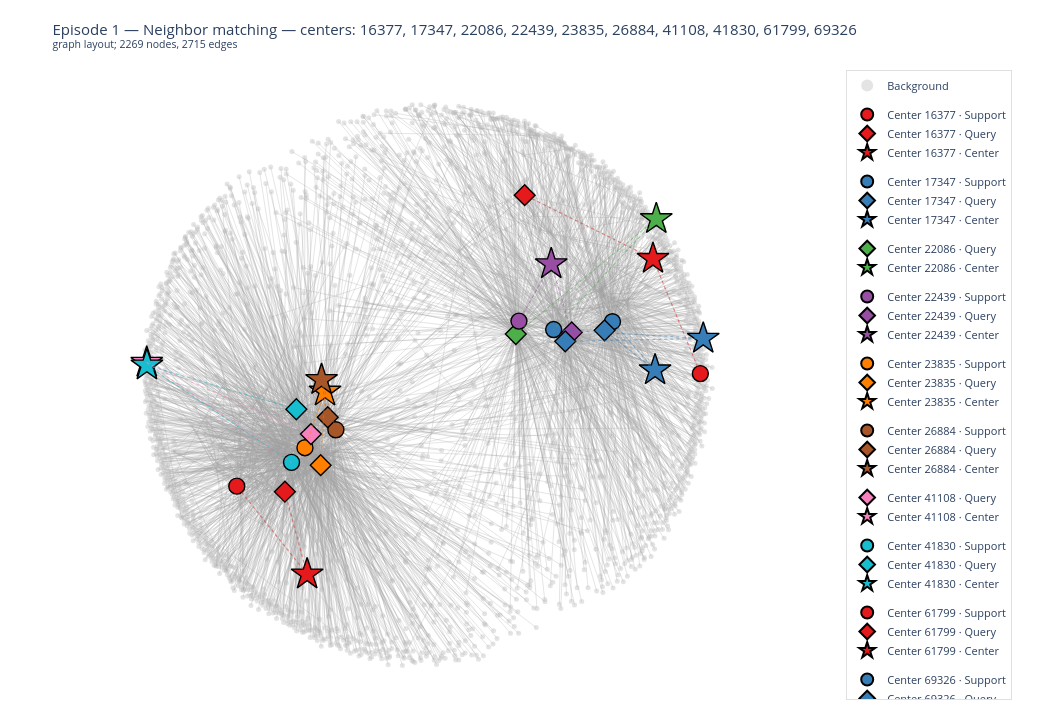

Write notebook code for a chart like this one.
### Code cell
TASK         = "neighbor_matching"   # "classification"  or  "neighbor_matching"
N_EPISODES   = 1      # number of episodes to visualize
N_WAY        = 10      # classes per episode
N_SHOT       = 1      # support nodes per class
N_QUERY      = 1      # query nodes per class


# ── Run ──────────────────────────────────────────────────────────────────────
for ep_idx in range(N_EPISODES):
    if TASK == "neighbor_matching":
        episode = sample_episode_nm(N_WAY, N_SHOT, N_QUERY)
    else:
        episode = sample_episode(N_WAY, N_SHOT, N_QUERY)
    fig = visualize_episode(episode, ep_idx, task=TASK, k=1)
    fig.show()

### Figure 1 — Plotly figure (JSON) as saved in the notebook; plotly's stock layout.template omitted (floating-point values rounded to 4 significant figures; data arrays with more than 128 entries replaced by an {"elided": "..."} marker saying what was removed)
{"data": [{"hoverinfo": "none", "line": {"color": "rgba(160,160,160,0.35)", "width": 0.8}, "mode": "lines", "showlegend": false, "type": "scatter", "x": {"elided": "8145 float values"}, "y": {"elided": "8145 float values"}}, {"hovertemplate": "%{text}<extra></extra>", "legendgroup": "background", "marker": {"color": "rgba(180,180,180,0.45)", "line": {"width": 0}, "size": 5}, "mode": "markers", "name": "Background", "opacity": 0.8, "text": {"elided": "2241 str values"}, "type": "scatter", "x": {"elided": "2241 float values"}, "y": {"elided": "2241 float values"}}, {"hovertemplate": "%{text}<extra></extra>", "legendgroup": "class_16377", "marker": {"color": "#e41a1c", "line": {"color": "black", "width": 1.4}, "size": 16, "symbol": "circle"}, "mode": "markers", "name": "Center 16377 · Support", "text": ["<b>Support – Center 16377</b><br>Node id: 3486<br>Label: <b>Center 16377</b><br>──────────────────────<br>init_followers_count: 0.5696<br>final_followers_count: 0.5377<br>n_posts: 1.803<br>n_days_active: 1.69<br>n_original_posts: 2.394<br>verified: -0.2548<br>emb_0: 0.05456<br>emb_1: -0.0535<br>emb_2: -0.002315"], "type": "scatter", "x": [-0.6493], "y": [-0.3543]}, {"hovertemplate": "%{text}<extra></extra>", "legendgroup": "class_16377", "marker": {"color": "#e41a1c", "line": {"color": "black", "width": 1.4}, "size": 16, "symbol": "diamond"}, "mode": "markers", "name": "Center 16377 · Query", "text": ["<b>Query – Center 16377</b><br>Node id: 1454<br>Label: <b>Center 16377</b><br>──────────────────────<br>init_followers_count: 1.499<br>final_followers_count: 1.614<br>n_posts: 1.968<br>n_days_active: 1.928<br>n_original_posts: 1.579<br>verified: -0.2548<br>emb_0: -0.03941<br>emb_1: -0.04305<br>emb_2: 0.01206"], "type": "scatter", "x": [-0.4824], "y": [-0.3737]}, {"hovertemplate": "%{text}<extra></extra>", "legendgroup": "class_16377", "marker": {"color": "#e41a1c", "line": {"color": "black", "width": 1.4}, "size": 24, "symbol": "star"}, "mode": "markers", "name": "Center 16377 · Center", "text": ["<b>Center – Center 16377</b><br>Node id: 16377<br>Label: <b>Center 16377</b><br>──────────────────────<br>init_followers_count: 1.017<br>final_followers_count: 0.9962<br>n_posts: 0.1402<br>n_days_active: 0.02625<br>n_original_posts: -1.076<br>verified: -0.2548<br>emb_0: -0.12<br>emb_1: -0.09845<br>emb_2: 0.00615"], "type": "scatter", "x": [-0.4052], "y": [-0.66]}, {"hovertemplate": "%{text}<extra></extra>", "legendgroup": "class_17347", "marker": {"color": "#377eb8", "line": {"color": "black", "width": 1.4}, "size": 16, "symbol": "circle"}, "mode": "markers", "name": "Center 17347 · Support", "text": ["<b>Support – Center 17347</b><br>Node id: 198<br>Label: <b>Center 17347</b><br>──────────────────────<br>init_followers_count: 2.765<br>final_followers_count: 3.015<br>n_posts: 2.129<br>n_days_active: 2.4<br>n_original_posts: 3.838<br>verified: 3.925<br>emb_0: -0.00725<br>emb_1: -0.0655<br>emb_2: 0.003711"], "type": "scatter", "x": [0.6538], "y": [0.2161]}, {"hovertemplate": "%{text}<extra></extra>", "legendgroup": "class_17347", "marker": {"color": "#377eb8", "line": {"color": "black", "width": 1.4}, "size": 16, "symbol": "diamond"}, "mode": "markers", "name": "Center 17347 · Query", "text": ["<b>Query – Center 17347</b><br>Node id: 196<br>Label: <b>Center 17347</b><br>──────────────────────<br>init_followers_count: 3.41<br>final_followers_count: 3.698<br>n_posts: 2.72<br>n_days_active: 2.864<br>n_original_posts: 4.264<br>verified: 3.925<br>emb_0: 0.01599<br>emb_1: 0.03084<br>emb_2: 0.05541"], "type": "scatter", "x": [0.6265], "y": [0.186]}, {"hovertemplate": "%{text}<extra></extra>", "legendgroup": "class_17347", "marker": {"color": "#377eb8", "line": {"color": "black", "width": 1.4}, "size": 24, "symbol": "star"}, "mode": "markers", "name": "Center 17347 · Center", "text": ["<b>Center – Center 17347</b><br>Node id: 17347<br>Label: <b>Center 17347</b><br>──────────────────────<br>init_followers_count: 0.1871<br>final_followers_count: 0.02143<br>n_posts: -0.08021<br>n_days_active: 0.08824<br>n_original_posts: 0.1682<br>verified: -0.2548<br>emb_0: 0.01227<br>emb_1: -0.02918<br>emb_2: -0.08175"], "type": "scatter", "x": [0.8015], "y": [0.04802]}, {"hovertemplate": "%{text}<extra></extra>", "legendgroup": "class_22086", "marker": {"color": "#4daf4a", "line": {"color": "black", "width": 1.4}, "size": 16, "symbol": "diamond"}, "mode": "markers", "name": "Center 22086 · Query", "text": ["<b>Query – Center 22086</b><br>Node id: 155<br>Label: <b>Center 22086</b><br>──────────────────────<br>init_followers_count: 3.635<br>final_followers_count: 3.988<br>n_posts: 0.8692<br>n_days_active: 1.116<br>n_original_posts: 1.018<br>verified: 3.925<br>emb_0: -0.06656<br>emb_1: -0.07947<br>emb_2: 0.05108"], "type": "scatter", "x": [0.3184], "y": [0.1733]}, {"hovertemplate": "%{text}<extra></extra>", "legendgroup": "class_22086", "marker": {"color": "#4daf4a", "line": {"color": "black", "width": 1.4}, "size": 24, "symbol": "star"}, "mode": "markers", "name": "Center 22086 · Center", "text": ["<b>Center – Center 22086</b><br>Node id: 22086<br>Label: <b>Center 22086</b><br>──────────────────────<br>init_followers_count: 0.2576<br>final_followers_count: 0.2597<br>n_posts: 1.064<br>n_days_active: 1.309<br>n_original_posts: 0.9069<br>verified: -0.2548<br>emb_0: 0.004223<br>emb_1: -0.02854<br>emb_2: -0.005758"], "type": "scatter", "x": [0.8058], "y": [0.5725]}, {"hovertemplate": "%{text}<extra></extra>", "legendgroup": "class_22439", "marker": {"color": "#984ea3", "line": {"color": "black", "width": 1.4}, "size": 16, "symbol": "circle"}, "mode": "markers", "name": "Center 22439 · Support", "text": ["<b>Support – Center 22439</b><br>Node id: 133<br>Label: <b>Center 22439</b><br>──────────────────────<br>init_followers_count: 3.884<br>final_followers_count: 4.288<br>n_posts: -1.266<br>n_days_active: -1.265<br>n_original_posts: 0.9642<br>verified: 3.925<br>emb_0: 0.002289<br>emb_1: -0.009275<br>emb_2: -0.0018"], "type": "scatter", "x": [0.3294], "y": [0.2181]}, {"hovertemplate": "%{text}<extra></extra>", "legendgroup": "class_22439", "marker": {"color": "#984ea3", "line": {"color": "black", "width": 1.4}, "size": 16, "symbol": "diamond"}, "mode": "markers", "name": "Center 22439 · Query", "text": ["<b>Query – Center 22439</b><br>Node id: 13<br>Label: <b>Center 22439</b><br>──────────────────────<br>init_followers_count: 4.506<br>final_followers_count: 4.945<br>n_posts: 2.85<br>n_days_active: 3.078<br>n_original_posts: 4.336<br>verified: 3.925<br>emb_0: -0.0597<br>emb_1: -0.007432<br>emb_2: -0.03006"], "type": "scatter", "x": [0.5125], "y": [0.179]}, {"hovertemplate": "%{text}<extra></extra>", "legendgroup": "class_22439", "marker": {"color": "#984ea3", "line": {"color": "black", "width": 1.4}, "size": 24, "symbol": "star"}, "mode": "markers", "name": "Center 22439 · Center", "text": ["<b>Center – Center 22439</b><br>Node id: 22439<br>Label: <b>Center 22439</b><br>──────────────────────<br>init_followers_count: 0.5957<br>final_followers_count: 0.774<br>n_posts: 1.484<br>n_days_active: 1.424<br>n_original_posts: -0.2267<br>verified: -0.2548<br>emb_0: -0.03427<br>emb_1: 0.02672<br>emb_2: 0.1188"], "type": "scatter", "x": [0.4414], "y": [0.4161]}, {"hovertemplate": "%{text}<extra></extra>", "legendgroup": "class_23835", "marker": {"color": "#ff7f00", "line": {"color": "black", "width": 1.4}, "size": 16, "symbol": "circle"}, "mode": "markers", "name": "Center 23835 · Support", "text": ["<b>Support – Center 23835</b><br>Node id: 51<br>Label: <b>Center 23835</b><br>──────────────────────<br>init_followers_count: 5.016<br>final_followers_count: 5.584<br>n_posts: 0.5153<br>n_days_active: 0.7423<br>n_original_posts: 2.368<br>verified: 3.925<br>emb_0: 0.02863<br>emb_1: -0.02424<br>emb_2: 0.04076"], "type": "scatter", "x": [-0.4128], "y": [-0.221]}, {"hovertemplate": "%{text}<extra></extra>", "legendgroup": "class_23835", "marker": {"color": "#ff7f00", "line": {"color": "black", "width": 1.4}, "size": 16, "symbol": "diamond"}, "mode": "markers", "name": "Center 23835 · Query", "text": ["<b>Query – Center 23835</b><br>Node id: 156<br>Label: <b>Center 23835</b><br>──────────────────────<br>init_followers_count: 3.325<br>final_followers_count: 3.617<br>n_posts: -1.145<br>n_days_active: -1.122<br>n_original_posts: 1.348<br>verified: 3.925<br>emb_0: 0.04455<br>emb_1: -0.1571<br>emb_2: 0.01826"], "type": "scatter", "x": [-0.3584], "y": [-0.2816]}, {"hovertemplate": "%{text}<extra></extra>", "legendgroup": "class_23835", "marker": {"color": "#ff7f00", "line": {"color": "black", "width": 1.4}, "size": 24, "symbol": "star"}, "mode": "markers", "name": "Center 23835 · Center", "text": ["<b>Center – Center 23835</b><br>Node id: 23835<br>Label: <b>Center 23835</b><br>──────────────────────<br>init_followers_count: -0.08952<br>final_followers_count: -0.3109<br>n_posts: -0.3837<br>n_days_active: -0.2428<br>n_original_posts: 0.3092<br>verified: -0.2548<br>emb_0: 0.02377<br>emb_1: -0.1076<br>emb_2: 0.07292"], "type": "scatter", "x": [-0.3433], "y": [-0.02558]}, {"hovertemplate": "%{text}<extra></extra>", "legendgroup": "class_26884", "marker": {"color": "#a65628", "line": {"color": "black", "width": 1.4}, "size": 16, "symbol": "circle"}, "mode": "markers", "name": "Center 26884 · Support", "text": ["<b>Support – Center 26884</b><br>Node id: 92<br>Label: <b>Center 26884</b><br>──────────────────────<br>init_followers_count: 2.266<br>final_followers_count: 3.218<br>n_posts: 1.076<br>n_days_active: 1.278<br>n_original_posts: 2.428<br>verified: 3.925<br>emb_0: -0.03059<br>emb_1: -0.02016<br>emb_2: 0.06053"], "type": "scatter", "x": [-0.3056], "y": [-0.1588]}, {"hovertemplate": "%{text}<extra></extra>", "legendgroup": "class_26884", "marker": {"color": "#a65628", "line": {"color": "black", "width": 1.4}, "size": 16, "symbol": "diamond"}, "mode": "markers", "name": "Center 26884 · Query", "text": ["<b>Query – Center 26884</b><br>Node id: 750<br>Label: <b>Center 26884</b><br>──────────────────────<br>init_followers_count: 2.534<br>final_followers_count: 2.81<br>n_posts: -0.3271<br>n_days_active: -0.2841<br>n_original_posts: 0.6227<br>verified: 3.925<br>emb_0: -0.04125<br>emb_1: -0.04495<br>emb_2: 0.04525"], "type": "scatter", "x": [-0.3338], "y": [-0.1153]}, {"hovertemplate": "%{text}<extra></extra>", "legendgroup": "class_26884", "marker": {"color": "#a65628", "line": {"color": "black", "width": 1.4}, "size": 24, "symbol": "star"}, "mode": "markers", "name": "Center 26884 · Center", "text": ["<b>Center – Center 26884</b><br>Node id: 26884<br>Label: <b>Center 26884</b><br>──────────────────────<br>init_followers_count: -0.6689<br>final_followers_count: -0.8332<br>n_posts: 1.141<br>n_days_active: 1.175<br>n_original_posts: 0.5316<br>verified: -0.2548<br>emb_0: 0.07079<br>emb_1: -0.09001<br>emb_2: -0.06258"], "type": "scatter", "x": [-0.3554], "y": [0.0145]}, {"hovertemplate": "%{text}<extra></extra>", "legendgroup": "class_41108", "marker": {"color": "#f781bf", "line": {"color": "black", "width": 1.4}, "size": 16, "symbol": "diamond"}, "mode": "markers", "name": "Center 41108 · Query", "text": ["<b>Query – Center 41108</b><br>Node id: 72<br>Label: <b>Center 41108</b><br>──────────────────────<br>init_followers_count: 3.21<br>final_followers_count: 3.51<br>n_posts: 2.569<br>n_days_active: 2.566<br>n_original_posts: 4.092<br>verified: 3.925<br>emb_0: 0.01643<br>emb_1: -0.01779<br>emb_2: 0.02611"], "type": "scatter", "x": [-0.3923], "y": [-0.1738]}, {"hovertemplate": "%{text}<extra></extra>", "legendgroup": "class_41108", "marker": {"color": "#f781bf", "line": {"color": "black", "width": 1.4}, "size": 24, "symbol": "star"}, "mode": "markers", "name": "Center 41108 · Center", "text": ["<b>Center – Center 41108</b><br>Node id: 41108<br>Label: <b>Center 41108</b><br>──────────────────────<br>init_followers_count: 0.1939<br>final_followers_count: 0.1622<br>n_posts: -0.341<br>n_days_active: -0.2632<br>n_original_posts: -1.076<br>verified: -0.2548<br>emb_0: -0.02735<br>emb_1: -0.06312<br>emb_2: -0.01315"], "type": "scatter", "x": [-0.9616], "y": [0.0743]}, {"hovertemplate": "%{text}<extra></extra>", "legendgroup": "class_41830", "marker": {"color": "#17becf", "line": {"color": "black", "width": 1.4}, "size": 16, "symbol": "circle"}, "mode": "markers", "name": "Center 41830 · Support", "text": ["<b>Support – Center 41830</b><br>Node id: 1<br>Label: <b>Center 41830</b><br>──────────────────────<br>init_followers_count: 5.649<br>final_followers_count: 6.283<br>n_posts: 0.3396<br>n_days_active: 0.3669<br>n_original_posts: 1.756<br>verified: 3.925<br>emb_0: -0.05139<br>emb_1: 0.007589<br>emb_2: 0.03909"], "type": "scatter", "x": [-0.4595], "y": [-0.2718]}, {"hovertemplate": "%{text}<extra></extra>", "legendgroup": "class_41830", "marker": {"color": "#17becf", "line": {"color": "black", "width": 1.4}, "size": 16, "symbol": "diamond"}, "mode": "markers", "name": "Center 41830 · Query", "text": ["<b>Query – Center 41830</b><br>Node id: 76<br>Label: <b>Center 41830</b><br>──────────────────────<br>init_followers_count: 2.65<br>final_followers_count: 2.987<br>n_posts: -0.2731<br>n_days_active: -0.4421<br>n_original_posts: 1.5<br>verified: -0.2548<br>emb_0: -0.03894<br>emb_1: -0.05647<br>emb_2: -0.0492"], "type": "scatter", "x": [-0.4428], "y": [-0.08762]}, {"hovertemplate": "%{text}<extra></extra>", "legendgroup": "class_41830", "marker": {"color": "#17becf", "line": {"color": "black", "width": 1.4}, "size": 24, "symbol": "star"}, "mode": "markers", "name": "Center 41830 · Center", "text": ["<b>Center – Center 41830</b><br>Node id: 41830<br>Label: <b>Center 41830</b><br>──────────────────────<br>init_followers_count: 0.7299<br>final_followers_count: 0.6241<br>n_posts: -0.2343<br>n_days_active: -0.2841<br>n_original_posts: -1.076<br>verified: -0.2548<br>emb_0: -0.002921<br>emb_1: -0.07798<br>emb_2: 0.06713"], "type": "scatter", "x": [-0.9611], "y": [0.0647]}, {"hovertemplate": "%{text}<extra></extra>", "legendgroup": "class_61799", "marker": {"color": "#e41a1c", "line": {"color": "black", "width": 1.4}, "size": 16, "symbol": "circle"}, "mode": "markers", "name": "Center 61799 · Support", "text": ["<b>Support – Center 61799</b><br>Node id: 45285<br>Label: <b>Center 61799</b><br>──────────────────────<br>init_followers_count: 0.1054<br>final_followers_count: -0.002413<br>n_posts: -1.366<br>n_days_active: -1.489<br>n_original_posts: -0.2267<br>verified: -0.2548<br>emb_0: 0.02589<br>emb_1: -0.002857<br>emb_2: -0.1062"], "type": "scatter", "x": [0.9586], "y": [0.03611]}, {"hovertemplate": "%{text}<extra></extra>", "legendgroup": "class_61799", "marker": {"color": "#e41a1c", "line": {"color": "black", "width": 1.4}, "size": 16, "symbol": "diamond"}, "mode": "markers", "name": "Center 61799 · Query", "text": ["<b>Query – Center 61799</b><br>Node id: 4567<br>Label: <b>Center 61799</b><br>──────────────────────<br>init_followers_count: 1.549<br>final_followers_count: 2.757<br>n_posts: -0.9359<br>n_days_active: -0.9959<br>n_original_posts: 1.2<br>verified: 3.925<br>emb_0: -0.009834<br>emb_1: 0.02822<br>emb_2: 0.03753"], "type": "scatter", "x": [0.3493], "y": [0.655]}, {"hovertemplate": "%{text}<extra></extra>", "legendgroup": "class_61799", "marker": {"color": "#e41a1c", "line": {"color": "black", "width": 1.4}, "size": 24, "symbol": "star"}, "mode": "markers", "name": "Center 61799 · Center", "text": ["<b>Center – Center 61799</b><br>Node id: 61799<br>Label: <b>Center 61799</b><br>──────────────────────<br>init_followers_count: 0.2014<br>final_followers_count: 0.4293<br>n_posts: -0.96<br>n_days_active: -0.9567<br>n_original_posts: 0.1682<br>verified: 3.925<br>emb_0: -0.001876<br>emb_1: 0.02046<br>emb_2: 0.04815"], "type": "scatter", "x": [0.7944], "y": [0.4347]}, {"hovertemplate": "%{text}<extra></extra>", "legendgroup": "class_69326", "marker": {"color": "#377eb8", "line": {"color": "black", "width": 1.4}, "size": 16, "symbol": "circle"}, "mode": "markers", "name": "Center 69326 · Support", "text": ["<b>Support – Center 69326</b><br>Node id: 10<br>Label: <b>Center 69326</b><br>──────────────────────<br>init_followers_count: 3.46<br>final_followers_count: 4.299<br>n_posts: 0.3622<br>n_days_active: 0.5703<br>n_original_posts: 2.663<br>verified: 3.925<br>emb_0: -0.01873<br>emb_1: 0.02511<br>emb_2: -0.03639"], "type": "scatter", "x": [0.4498], "y": [0.1888]}, {"hovertemplate": "%{text}<extra></extra>", "legendgroup": "class_69326", "marker": {"color": "#377eb8", "line": {"color": "black", "width": 1.4}, "size": 16, "symbol": "diamond"}, "mode": "markers", "name": "Center 69326 · Query", "text": ["<b>Query – Center 69326</b><br>Node id: 60<br>Label: <b>Center 69326</b><br>──────────────────────<br>init_followers_count: 4.093<br>final_followers_count: 4.527<br>n_posts: 2.257<br>n_days_active: 2.554<br>n_original_posts: 4.086<br>verified: 3.925<br>emb_0: 0.02584<br>emb_1: -0.04496<br>emb_2: 0.03422"], "type": "scatter", "x": [0.4901], "y": [0.1479]}, {"hovertemplate": "%{text}<extra></extra>", "legendgroup": "class_69326", "marker": {"color": "#377eb8", "line": {"color": "black", "width": 1.4}, "size": 24, "symbol": "star"}, "mode": "markers", "name": "Center 69326 · Center", "text": ["<b>Center – Center 69326</b><br>Node id: 69326<br>Label: <b>Center 69326</b><br>──────────────────────<br>init_followers_count: -1.134<br>final_followers_count: -1.29<br>n_posts: 0.9861<br>n_days_active: 0.6551<br>n_original_posts: -1.076<br>verified: -0.2548<br>emb_0: -0.06507<br>emb_1: -0.007991<br>emb_2: 0.04034"], "type": "scatter", "x": [0.9687], "y": [0.1577]}, {"hoverinfo": "none", "line": {"color": "#4daf4a", "dash": "dot", "width": 1.2}, "mode": "lines", "opacity": 0.45, "showlegend": false, "type": "scatter", "x": [0.8058, 0.4498], "y": [0.5725, 0.1888]}, {"hoverinfo": "none", "line": {"color": "#4daf4a", "dash": "dot", "width": 1.2}, "mode": "lines", "opacity": 0.45, "showlegend": false, "type": "scatter", "x": [0.8058, 0.3184], "y": [0.5725, 0.1733]}, {"hoverinfo": "none", "line": {"color": "#a65628", "dash": "dot", "width": 1.2}, "mode": "lines", "opacity": 0.45, "showlegend": false, "type": "scatter", "x": [-0.3554, -0.3056], "y": [0.0145, -0.1588]}, {"hoverinfo": "none", "line": {"color": "#a65628", "dash": "dot", "width": 1.2}, "mode": "lines", "opacity": 0.45, "showlegend": false, "type": "scatter", "x": [-0.3554, -0.3338], "y": [0.0145, -0.1153]}, {"hoverinfo": "none", "line": {"color": "#e41a1c", "dash": "dot", "width": 1.2}, "mode": "lines", "opacity": 0.45, "showlegend": false, "type": "scatter", "x": [-0.4052, -0.6493], "y": [-0.66, -0.3543]}, {"hoverinfo": "none", "line": {"color": "#e41a1c", "dash": "dot", "width": 1.2}, "mode": "lines", "opacity": 0.45, "showlegend": false, "type": "scatter", "x": [-0.4052, -0.4824], "y": [-0.66, -0.3737]}, {"hoverinfo": "none", "line": {"color": "#f781bf", "dash": "dot", "width": 1.2}, "mode": "lines", "opacity": 0.45, "showlegend": false, "type": "scatter", "x": [-0.9616, -0.4595], "y": [0.0743, -0.2718]}, {"hoverinfo": "none", "line": {"color": "#f781bf", "dash": "dot", "width": 1.2}, "mode": "lines", "opacity": 0.45, "showlegend": false, "type": "scatter", "x": [-0.9616, -0.3923], "y": [0.0743, -0.1738]}, {"hoverinfo": "none", "line": {"color": "#ff7f00", "dash": "dot", "width": 1.2}, "mode": "lines", "opacity": 0.45, "showlegend": false, "type": "scatter", "x": [-0.3433, -0.4128], "y": [-0.02558, -0.221]}, {"hoverinfo": "none", "line": {"color": "#ff7f00", "dash": "dot", "width": 1.2}, "mode": "lines", "opacity": 0.45, "showlegend": false, "type": "scatter", "x": [-0.3433, -0.3584], "y": [-0.02558, -0.2816]}, {"hoverinfo": "none", "line": {"color": "#e41a1c", "dash": "dot", "width": 1.2}, "mode": "lines", "opacity": 0.45, "showlegend": false, "type": "scatter", "x": [0.7944, 0.9586], "y": [0.4347, 0.03611]}, {"hoverinfo": "none", "line": {"color": "#e41a1c", "dash": "dot", "width": 1.2}, "mode": "lines", "opacity": 0.45, "showlegend": false, "type": "scatter", "x": [0.7944, 0.3493], "y": [0.4347, 0.655]}, {"hoverinfo": "none", "line": {"color": "#17becf", "dash": "dot", "width": 1.2}, "mode": "lines", "opacity": 0.45, "showlegend": false, "type": "scatter", "x": [-0.9611, -0.4595], "y": [0.0647, -0.2718]}, {"hoverinfo": "none", "line": {"color": "#17becf", "dash": "dot", "width": 1.2}, "mode": "lines", "opacity": 0.45, "showlegend": false, "type": "scatter", "x": [-0.9611, -0.4428], "y": [0.0647, -0.08762]}, {"hoverinfo": "none", "line": {"color": "#377eb8", "dash": "dot", "width": 1.2}, "mode": "lines", "opacity": 0.45, "showlegend": false, "type": "scatter", "x": [0.8015, 0.6538], "y": [0.04802, 0.2161]}, {"hoverinfo": "none", "line": {"color": "#377eb8", "dash": "dot", "width": 1.2}, "mode": "lines", "opacity": 0.45, "showlegend": false, "type": "scatter", "x": [0.8015, 0.6265], "y": [0.04802, 0.186]}, {"hoverinfo": "none", "line": {"color": "#984ea3", "dash": "dot", "width": 1.2}, "mode": "lines", "opacity": 0.45, "showlegend": false, "type": "scatter", "x": [0.4414, 0.3294], "y": [0.4161, 0.2181]}, {"hoverinfo": "none", "line": {"color": "#984ea3", "dash": "dot", "width": 1.2}, "mode": "lines", "opacity": 0.45, "showlegend": false, "type": "scatter", "x": [0.4414, 0.5125], "y": [0.4161, 0.179]}, {"hoverinfo": "none", "line": {"color": "#377eb8", "dash": "dot", "width": 1.2}, "mode": "lines", "opacity": 0.45, "showlegend": false, "type": "scatter", "x": [0.9687, 0.4498], "y": [0.1577, 0.1888]}, {"hoverinfo": "none", "line": {"color": "#377eb8", "dash": "dot", "width": 1.2}, "mode": "lines", "opacity": 0.45, "showlegend": false, "type": "scatter", "x": [0.9687, 0.4901], "y": [0.1577, 0.1479]}], "layout": {"height": 720, "hovermode": "closest", "legend": {"bgcolor": "rgba(255,255,255,0.85)", "bordercolor": "rgba(0,0,0,0.12)", "borderwidth": 1, "font": {"size": 11}, "itemsizing": "constant", "x": 1.02, "xanchor": "left", "y": 1, "yanchor": "top"}, "margin": {"b": 20, "l": 20, "r": 220, "t": 70}, "paper_bgcolor": "white", "plot_bgcolor": "white", "title": {"font": {"size": 15}, "text": "Episode 1 — Neighbor matching — centers: 16377, 17347, 22086, 22439, 23835, 26884, 41108, 41830, 61799, 69326<br><sup>graph layout; 2269 nodes, 2715 edges</sup>"}, "width": 1050, "xaxis": {"scaleanchor": "y", "scaleratio": 1, "visible": false, "zeroline": false}, "yaxis": {"visible": false, "zeroline": false}}}
